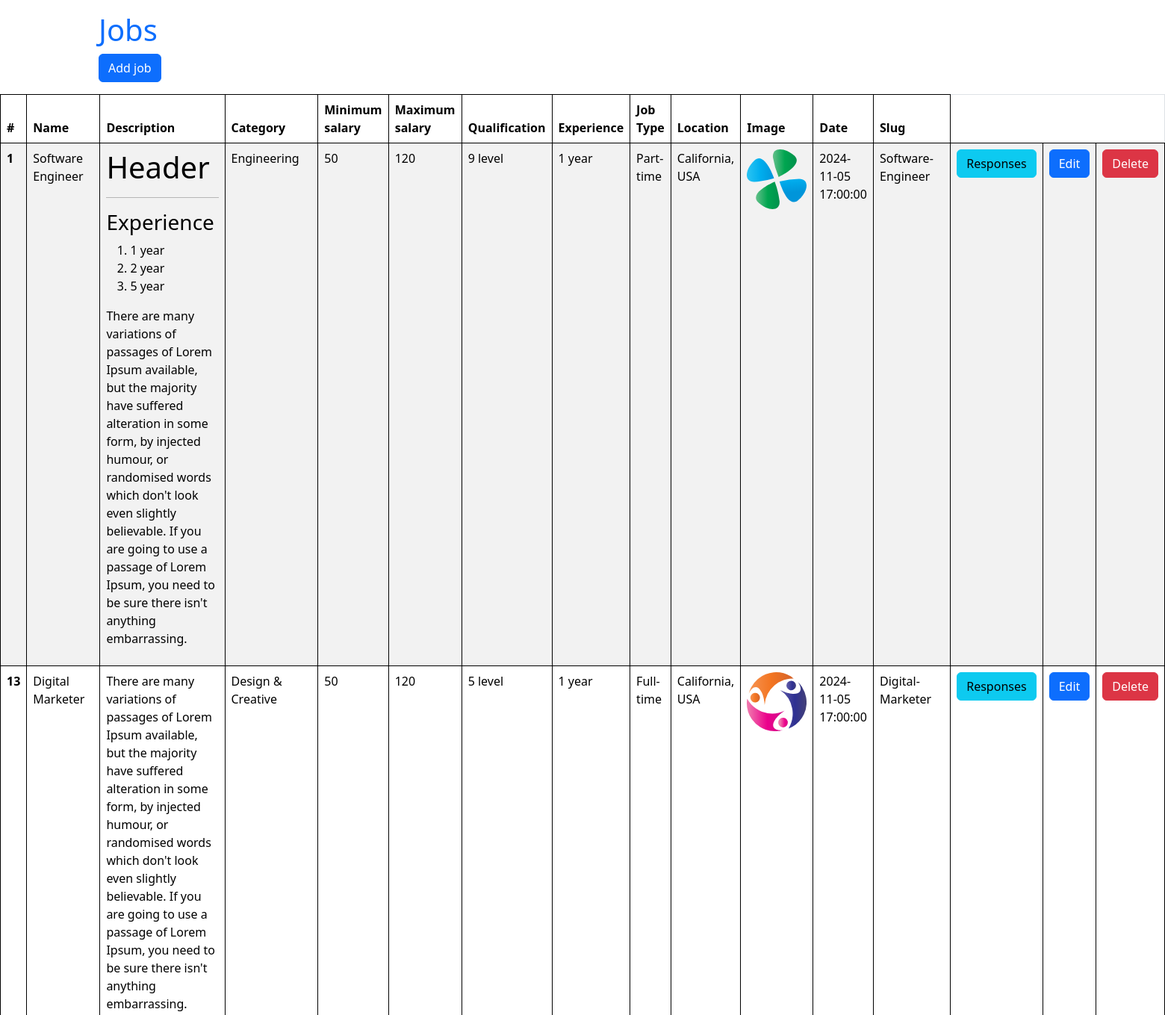
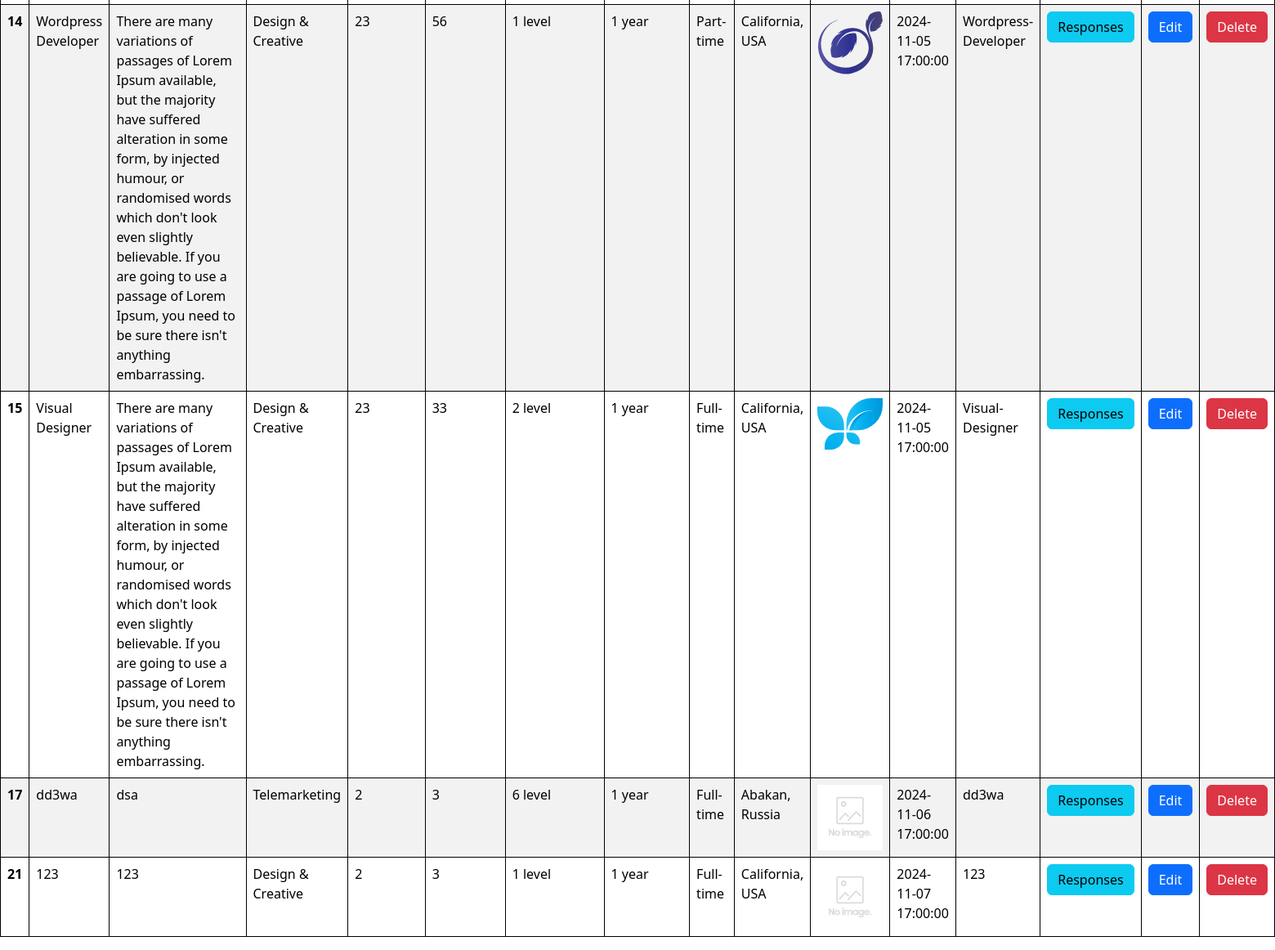
Screenshot of /companies/jobs/index.php (signed in) with the database file from the repository (2 pictures, top to bottom).
### tables this page shows
CREATE TABLE `jobs` (
  `id` int NOT NULL,
  `name` varchar(255) NOT NULL,
  `description` text NOT NULL,
  `category_id` int NOT NULL,
  `min_salary` int NOT NULL,
  `max_salary` int NOT NULL,
  `qualification_id` int NOT NULL,
  `experience_id` int NOT NULL,
  `job_type_id` int NOT NULL,
  `location_id` int NOT NULL,
  `image` varchar(255) DEFAULT NULL,
  `date` timestamp NOT NULL DEFAULT CURRENT_TIMESTAMP,
  `slug` varchar(255) NOT NULL,
  `company_id` int NOT NULL,
  `available_position` int UNSIGNED NOT NULL DEFAULT '0'
);

CREATE TABLE `categories` (
  `id` int NOT NULL,
  `name` varchar(255) NOT NULL,
  `is_popular` tinyint(1) NOT NULL DEFAULT '0'
);

CREATE TABLE `qualifications` (
  `id` int NOT NULL,
  `level` int NOT NULL
);

CREATE TABLE `experiences` (
  `id` int NOT NULL,
  `name` varchar(255) NOT NULL
);

CREATE TABLE `job_types` (
  `id` int NOT NULL,
  `name` varchar(255) NOT NULL
);

CREATE TABLE `locations` (
  `id` int NOT NULL,
  `name` varchar(255) NOT NULL
);

### companies/jobs/index.php (the view, shortened to what this page needs)
<?php
$pdo = require_once $_SERVER['DOCUMENT_ROOT'] . '/db.php';
$jobs = $pdo->query("SELECT jobs.*, categories.name AS category, qualifications.level AS qualification, experiences.name AS experience,
job_types.name AS job_type, locations.name AS location
FROM jobs
JOIN categories ON jobs.category_id = categories.id
JOIN qualifications ON jobs.qualification_id = qualifications.id
JOIN experiences ON jobs.experience_id = experiences.id
JOIN job_types ON jobs.job_type_id = job_types.id
JOIN locations ON jobs.location_id = locations.id
WHERE company_id = {$_SESSION['company_id']}")->fetchAll();
?>
<!doctype html>
<html lang="en">
<head>
    <link href="https://cdn.jsdelivr.net/npm/bootstrap@5.3.3/dist/css/bootstrap.min.css" rel="stylesheet"
>
</head>
<body>
<div class="container mt-3">
    <h1 class="text-primary">Jobs</h1>
    <a href="/companies/jobs/create.php" class="btn btn-primary">Add job</a>
</div>
<?php if ($jobs): ?>
    <table class="table table-striped mt-3">
        <thead>
        <tr>
            <th scope="col">#</th>
            <th scope="col">Name</th>
            <th scope="col">Description</th>
            <th scope="col">Category</th>
            <th scope="col">Minimum salary</th>
            <th scope="col">Maximum salary</th>
            <th scope="col">Qualification</th>
            <th scope="col">Experience</th>
            <th scope="col">Job Type</th>
            <th scope="col">Location</th>
            <th scope="col">Image</th>
            <th scope="col">Date</th>
            <th scope="col">Slug</th>
        </tr>
        </thead>
        <tbody>
        <?php foreach ($jobs as $job): ?>
            <tr>
                <th scope="row"><?= $job['id'] ?></th>
                <td><?= $job['name'] ?></td>
                <td><?= $job['description'] ?></td>
                <td><?= $job['category'] ?></td>
                <td><?= $job['min_salary'] ?></td>
                <td><?= $job['max_salary'] ?></td>
                <td><?= $job['qualification'] ?> level</td>
                <td><?= $job['experience'] ?></td>
                <td><?= $job['job_type'] ?></td>
                <td><?= $job['location'] ?></td>
                <td><img src="<?= $job['image'] ?? '/img/no_image.jpg' ?>" alt="" width="80"></td>
                <td><?= $job['date'] ?></td>
                <td><?= $job['slug'] ?></td>
                <td><a href="/companies/jobs/responses.php?id=<?= $job['id'] ?>" class="btn btn-info">Responses</a></td>
                <td><a href="/companies/jobs/edit.php?id=<?= $job['id'] ?>" class="btn btn-primary">Edit</a></td>
                <td><a href="/companies/jobs/actions/delete.php?id=<?= $job['id'] ?>" class="btn btn-danger">Delete</a>
                </td>
            </tr>
        <?php endforeach; ?>
        </tbody>
    </table>
<?php else: ?>
    <p style="margin-top: 15px;">You don't have any vacancies yet :(</p>
<?php endif; ?>
</body>
</html>

### companies/jobs/index.php (style rules this page uses)
table, th, td { padding: 5px; border: 1px solid #000; border-collapse: collapse; }

### rows the page displays
jobs: id "1", name "Software Engineer", description "Header Experience 1 year 2 year 5 year There are many variations of passages of Lorem Ipsum available, but the majority have suffered alteration in some form, by injected humour, or randomised words which don't look even slightly believable. If you are going to use a passage of Lorem Ipsum, you need to be sure there isn't anything embarrassing.", category.name "Engineering", min_salary "50", max_salary "120", qualification.level "9", experience.name "1 year", job_type.name "Part-time", location.name "California, USA", image (picture), date "2024-11-05 17:00:00", slug "Software-Engineer"
jobs: id "13", name "Digital Marketer", description "There are many variations of passages of Lorem Ipsum available, but the majority have suffered alteration in some form, by injected humour, or randomised words which don't look even slightly believable. If you are going to use a passage of Lorem Ipsum, you need to be sure there isn't anything embarrassing.", category.name "Design & Creative", min_salary "50", max_salary "120", qualification.level "5", experience.name "1 year", job_type.name "Full-time", location.name "California, USA", image (picture), date "2024-11-05 17:00:00", slug "Digital-Marketer"
jobs: id "14", name "Wordpress Developer", description "There are many variations of passages of Lorem Ipsum available, but the majority have suffered alteration in some form, by injected humour, or randomised words which don't look even slightly believable. If you are going to use a passage of Lorem Ipsum, you need to be sure there isn't anything embarrassing.", category.name "Design & Creative", min_salary "23", max_salary "56", qualification.level "1", experience.name "1 year", job_type.name "Part-time", location.name "California, USA", image (picture), date "2024-11-05 17:00:00", slug "Wordpress-Developer"
jobs: id "15", name "Visual Designer", description "There are many variations of passages of Lorem Ipsum available, but the majority have suffered alteration in some form, by injected humour, or randomised words which don't look even slightly believable. If you are going to use a passage of Lorem Ipsum, you need to be sure there isn't anything embarrassing.", category.name "Design & Creative", min_salary "23", max_salary "33", qualification.level "2", experience.name "1 year", job_type.name "Full-time", location.name "California, USA", image (picture), date "2024-11-05 17:00:00", slug "Visual-Designer"
jobs: id "17", name "dd3wa", description "dsa", category.name "Telemarketing", min_salary "2", max_salary "3", qualification.level "6", experience.name "1 year", job_type.name "Full-time", location.name "Abakan, Russia", date "2024-11-06 17:00:00", slug "dd3wa"
jobs: id "21", name "123", description "123", category.name "Design & Creative", min_salary "2", max_salary "3", qualification.level "1", experience.name "1 year", job_type.name "Full-time", location.name "California, USA", date "2024-11-07 17:00:00", slug "123"
